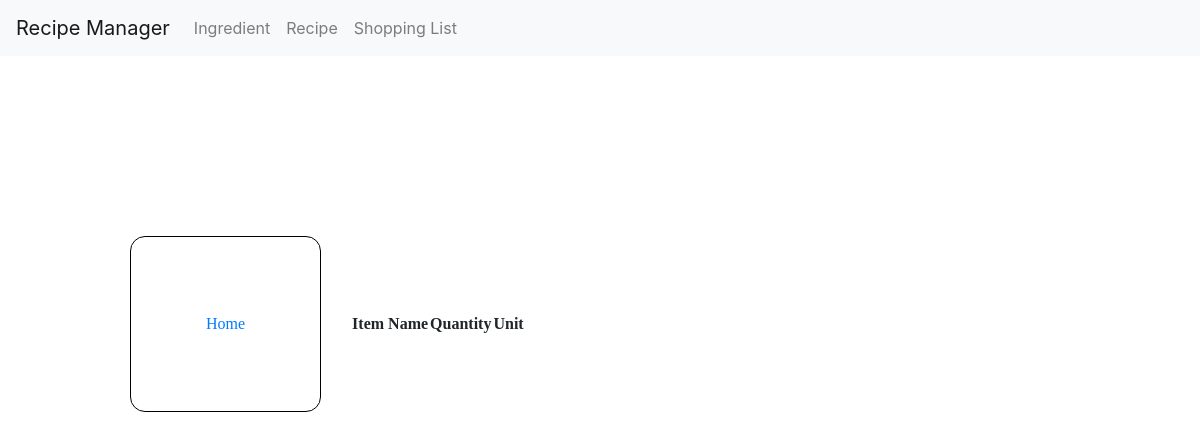
Before: /shopping-list with the older database file.
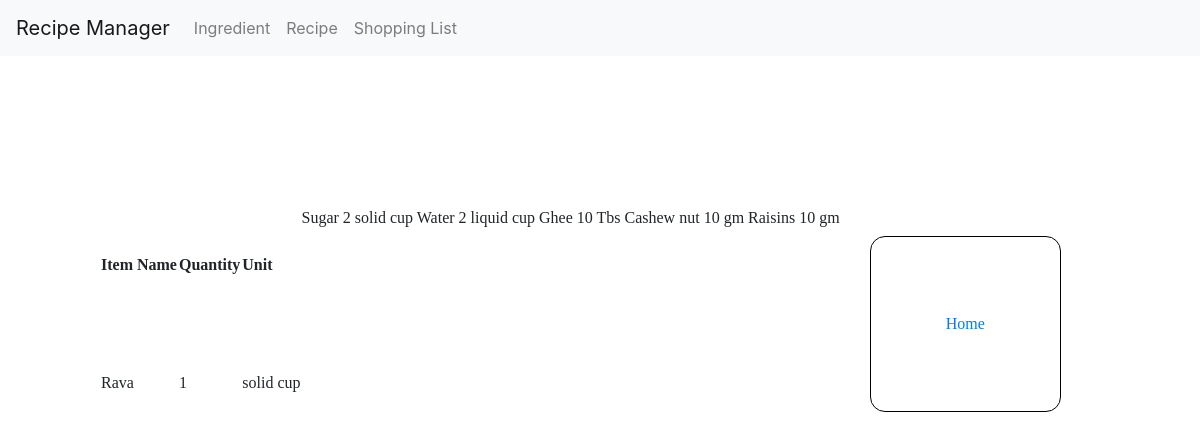
After: the same page with the newer database file.
### recipemanager/models.py (models this page shows, shortened)
class ShoppingList(models.Model):
    item = models.ForeignKey(Item, on_delete=models.SET_NULL, null=True, blank=True, related_name="shopping_item_id")
    quantity = models.IntegerField(default=0)
    unit = models.ForeignKey(Unit, on_delete=models.SET_NULL, null=True, blank=True, related_name="shopping_unit_id")

class Item(models.Model):
    name = models.CharField(max_length=75, unique=True)
    unit_type = models.CharField(choices=base, max_length=64, default="Select unit type")
    def __str__(self):
        return f"{self.name}"

class Unit(models.Model):
    unit = models.CharField(max_length=40)
    base_unit = models.CharField(choices=base,max_length=40, default="Select base unit")
    rate = models.IntegerField(default=0)
    def __str__(self):
        return f"{self.unit}"

### recipemanager/views.py (the view)
# urls.py: path('shopping-list', views.shoppinglist_menu, name="shopping-list"),
def shoppinglist_menu(request):
    shopping_lists = ShoppingList.objects.all()
    return render(request, "recipemanager/shoppinglist.html", {
        "shopping_lists": shopping_lists
    })

### recipemanager/templates/recipemanager/shoppinglist.html
{% extends "recipemanager/layout.html" %} {% load static %}
{% block body %}
    <div class="container">
        <table>
            <tr>
                <th>Item Name</th>
                <th>Quantity</th>
                <th>Unit</th>
            </tr>
            {% for shoppinglist in shopping_lists %}
                <tr>
                    <td>{{ shoppinglist.item }}</td>
                    <td>{{ shoppinglist.quantity }}</td>
                    <td>{{ shoppinglist.unit }}</td>
                </tr>
                </table>
            {% endfor %}
        <a class="a-link" href="{% url 'index' %}">Home</a>
    </div>
    </div>
{% endblock %}

### recipemanager/templates/recipemanager/layout.html (shortened to what this page needs)
{% load static %}
<!DOCTYPE html>
<html lang="en">
<head>
    <link rel="stylesheet" href="https://cdn.jsdelivr.net/npm/bootstrap@4.5.3/dist/css/bootstrap.min.css"
>
    <link href="{% static 'recipemanager/index.css' %}" rel="stylesheet">
</head>
<body>
<nav class="navbar navbar-expand-lg navbar-light bg-light">
    <a class="navbar-brand" href="{% url 'index' %}">Recipe Manager</a>
    <div>
        <ul class="navbar-nav mr-auto">
            <li class="nav-item">
                <a class="nav-link" href="{% url 'ingredient' %}">Ingredient</a>
            </li>
            <li class="nav-item">
                <a class="nav-link" href="{% url 'recipe' %}">Recipe</a>
            </li>
            <li class="nav-item">
                <a class="nav-link" href="{% url 'shopping-list' %}">Shopping List</a>
            </li>
        </ul>
    </div>
</nav>
<div class="body">
    {% block body %}
    {% endblock %}
</body>
</html>

### recipemanager/static/recipemanager/index.css (style rules this page uses)
.body { font-family: "MV Boli"; }
.container { display: flex; padding: 50px; margin: 100px 50px; }
.a-link { display: inline-block; padding: 75px; margin:30px; border: 1px solid black; border-radius: 15px; }

Changed rows visible on the page:
added ShoppingList: item "Rava", quantity "1", unit "solid cup"
added ShoppingList: item "Sugar", quantity "2", unit "solid cup"
added ShoppingList: item "Water", quantity "2", unit "liquid cup"
added ShoppingList: item "Ghee", quantity "10", unit "Tbs"
added ShoppingList: item "Cashew nut", quantity "10", unit "gm"
added ShoppingList: item "Raisins", quantity "10", unit "gm"
